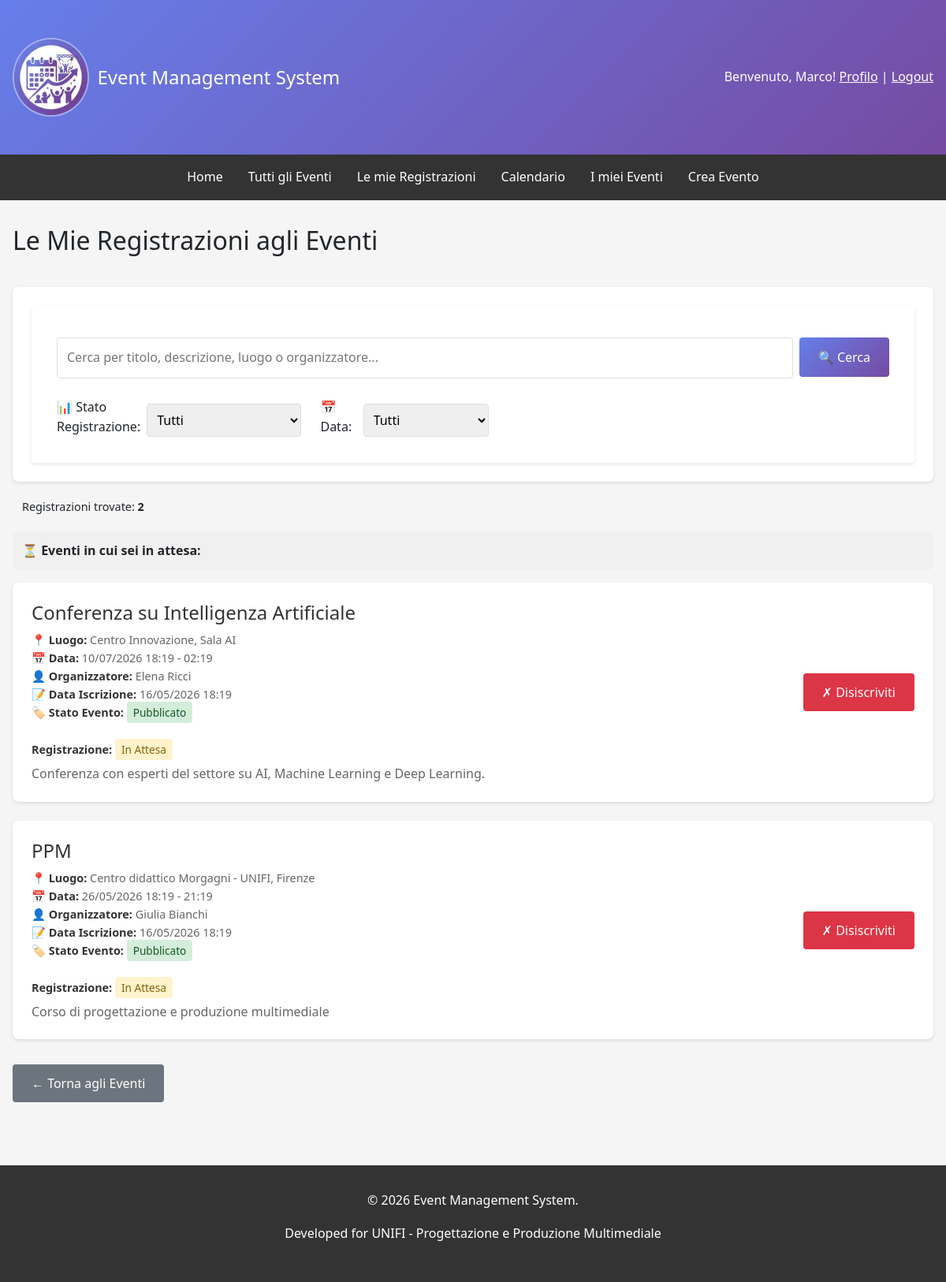
Page /events/my-registrations/ (signed in) on the committed database.
### events/models.py (models this page shows, shortened)
class EventRegistration(models.Model):
    STATUS_CHOICES = [('pending', 'In Attesa'), ('confirmed', 'Confermato'), ('cancelled', 'Annullato'), ('attended', 'Partecipato')]
    event = models.ForeignKey(Event, on_delete=models.CASCADE)
    user = models.ForeignKey(User, on_delete=models.CASCADE, related_name='event_registrations')
    status = models.CharField(max_length=15, choices=STATUS_CHOICES, default='pending')
    registered_at = models.DateTimeField(auto_now_add=True)
    updated_at = models.DateTimeField(auto_now=True)
    class Meta:
        unique_together = ('event', 'user')
        ordering = ['-registered_at']

class Event(models.Model):
    STATUS_CHOICES = [('draft', 'Bozza'), ('published', 'Pubblicato'), ('ongoing', 'In Corso'), ('completed', 'Completato'), ('cancelled', 'Annullato')]
    title = models.CharField(max_length=200, verbose_name='Titolo')
    description = models.TextField(verbose_name='Descrizione')
    organizer = models.ForeignKey(User, on_delete=models.CASCADE, related_name='organized_events', verbose_name='Organizzatore')
    location = models.CharField(max_length=255, verbose_name='Luogo')
    start_date = models.DateTimeField(verbose_name='Data e Ora Inizio')
    end_date = models.DateTimeField(verbose_name='Data e Ora Fine')
    max_attendees = models.IntegerField(null=True, blank=True, verbose_name='Numero Massimo Partecipanti')
    image = models.ImageField(upload_to='event_images/', blank=True, null=True, verbose_name='Immagine')
    status = models.CharField(max_length=15, choices=STATUS_CHOICES, default='draft', verbose_name='Stato')
    created_at = models.DateTimeField(auto_now_add=True)
    updated_at = models.DateTimeField(auto_now=True)
    deleted_at = models.DateTimeField(null=True, blank=True, verbose_name='Eliminato il')
    class Meta:
        ordering = ['-start_date']
        permissions = [('can_create_event', 'Può creare eventi'), ('can_edit_own_events', 'Può modificare i propri eventi'), ('can_delete_own_events', 'Può eliminare i propri eventi'), ('can_view_attendees', 'Può visualizzare la lista dei partecipanti')]

### events/views.py (the view, shortened to what this page needs)
# urls.py: path('my-registrations/', views.user_registrations, name='user_registrations'),
def user_registrations(request):
    if not request.user.is_authenticated:
        return redirect('users:login')
    status_filter = request.GET.get('status', 'all')
    date_filter = request.GET.get('date', 'all')
    queryset = EventRegistration.objects.filter(user=request.user).select_related('event')
    if status_filter != 'all':
        queryset = queryset.filter(status=status_filter)
    now = timezone.now()
    if date_filter == 'upcoming':
        queryset = queryset.filter(event__start_date__gte=now)
    elif date_filter == 'past':
        queryset = queryset.filter(event__end_date__lt=now)
    queryset = queryset.order_by('status', '-event__start_date')
    all_registrations = EventRegistration.objects.filter(user=request.user)
    search_query = request.GET.get('search', '')
    from django.core.paginator import Paginator
    paginator = Paginator(queryset, 10)  # 10 registrazioni per pagina
    page_number = request.GET.get('page')
    registrations_page = paginator.get_page(page_number)
    has_confirmed = any(r.status == 'confirmed' for r in registrations_page)
    has_pending = any(r.status == 'pending' for r in registrations_page)
    has_cancelled = any(r.status == 'cancelled' for r in registrations_page)
    context = {
        'registrations': registrations_page,
        'paginator': paginator,
        'title': 'Le mie registrazioni',
        'has_confirmed': has_confirmed,
        'has_pending': has_pending,
        'has_cancelled': has_cancelled,
        'status_filter': status_filter,
        'date_filter': date_filter,
        'search_query': search_query,
    }
    return render(request, 'events/user_registrations.html', context)

### templates/events/user_registrations.html (shortened to what this page needs)
{% extends 'base.html' %}
{% block content %}
<div class="organizer-header">
    <h2>Le Mie Registrazioni agli Eventi</h2>
</div>
<div class="filters-section">
    <form method="get" action="" id="filterForm">
        <div class="search-bar">
            <input type="text"
                   name="search"
                   aria-label="search_bar"
                   placeholder="Cerca per titolo, descrizione, luogo o organizzatore..."
                   value="{{ search_query }}">
            <button type="submit" class="btn btn-primary" style="max-height: 50px; transform: translateY(8px)">🔍 Cerca</button>
        </div>
        <div class="filter-group">
            <div class="filter-item">
                <label>📊 Stato Registrazione:</label>
                <select aria-label="status_filter" name="status" onchange="this.form.submit()">
                    <option value="all" {% if status_filter == 'all' or not status_filter %}selected{% endif %}>Tutti</option>
                </select>
            </div>
            <div class="filter-item">
                <label>📅 Data:</label>
                <select aria-label="date_filter" name="date" onchange="this.form.submit()">
                    <option value="all" {% if date_filter == 'all' or not date_filter %}selected{% endif %}>Tutti</option>
                </select>
            </div>
        </div>
    </form>
</div>
<div class="results-info">
    Registrazioni trovate: <strong>{{ paginator.count }}</strong>
</div>
{% if registrations %}
    {% if has_pending %}
        {% if status_filter == 'all' %}<div class="section-header">⏳ Eventi in cui sei in attesa:</div>{% endif %}
        {% for registration in registrations %}
            {% if not registration.event.deleted_at and registration.status == 'pending' %}
                <div class="event-card" onclick="window.location.href='{% url 'events:event_detail' registration.event.pk %}'" style="cursor: pointer;">
                    <div class="event-card-content">
                        <div class="event-card-info">
                            <h3 class="event-title">{{ registration.event.title }}</h3>
                            <div class="event-meta">
                                <strong>📍 Luogo:</strong> {{ registration.event.location }}<br>
                                <strong>📅 Data:</strong> {{ registration.event.start_date|date:"d/m/Y H:i" }} - {{ registration.event.end_date|date:"H:i" }}<br>
                                <strong>👤 Organizzatore:</strong> {{ registration.event.organizer.get_full_name|default:registration.event.organizer.username }}<br>
                                <strong>📝 Data Iscrizione:</strong> {{ registration.registered_at|date:"d/m/Y H:i" }}<br>
                                <strong>🏷️ Stato Evento:</strong>
                                <div class="event-status">
                                    <span style="padding: 0.25rem 0.5rem; border-radius: 4px; font-size: 0.85rem;
                                        {% if registration.event.status == 'published' %}background-color: #d4edda; color: #155724;
                                        {% elif registration.event.status == 'draft' %}background-color: #fff3cd; color: #856404;
                                        {% elif registration.event.status == 'cancelled' %}background-color: #f8d7da; color: #721c24;
                                        {% elif registration.event.status == 'completed' %}background-color: #d1ecf1; color: #0c5460;
                                        {% elif registration.event.status == 'ongoing' %}background-color: #e8d9ff; color: #4a1d8c;
                                        {% endif %}">
                                        {{ registration.event.get_status_display }}
                                    </span>
                                </div> <br>
                                <strong>Registrazione:</strong>
                                <span style="padding: 0.25rem 0.5rem; border-radius: 4px; font-size: 0.85rem; background-color: #fff3cd; color: #856404;">
                                    {{ registration.get_status_display }}
                                </span>
                            </div>
                            <p class="event-description">{{ registration.event.description|truncatewords:30 }}</p>
                        </div>
                        <div class="event-card-actions">
                            <a href="{% url 'events:event_unregister_confirm' registration.event.pk %}?next={{ request.path }}" class="btn btn-danger">✗ Disiscriviti</a>
                        </div>
                    </div>
                </div>
            {% endif %}
        {% endfor %}
    {% endif %}
{% endif %}
<div style="margin-top: 2rem;">
    <a href="{% url 'events:event_list' %}" class="btn btn-secondary">← Torna agli Eventi</a>
</div>
{% endblock %}

### templates/base.html (shortened to what this page needs)
{% load static %}
<!DOCTYPE html>
<html lang="it">
<head>
    <link href="https://cdn.jsdelivr.net/npm/bootstrap@5.3.0/dist/css/bootstrap.min.css" rel="stylesheet">
</head>
<body>
    <header>
        <div class="container">
            <div class="header-content">
                <div class="header-logo">
                    <a href="{% url 'home' %}" style="text-decoration: none; color: inherit; display: flex; align-items: center; gap: 10px;">
                        <img src="{% static 'favicon.ico' %}" alt="Event Management System Logo">
                        <h1>Event Management System</h1>
                    </a>
                </div>
                <div class="user-info">
                    {% if user.is_authenticated %}
                        <span>Benvenuto, {{ user.first_name|default:user.username }}!</span>
                        <a href="{% url 'users:profile' %}" style="color: white; text-decoration: underline;">Profilo</a> |
                        <form method="post" action="{% url 'users:logout' %}" style="display: inline; margin: 0; padding: 0; background: none; border:none; outline: none; box-shadow: none;">
                            <button type="submit" style="background: none; border: none; color: white; text-decoration: underline; cursor: pointer; padding: 0; font: inherit; outline: none; box-shadow: none;">
                                Logout
                            </button>
                        </form>
                    {% else %}
                        <a href="{% url 'users:login' %}" style="color: white; text-decoration: underline;">Login</a> |
                        <a href="{% url 'users:register' %}" style="color: white; text-decoration: underline;">Registrati</a>
                    {% endif %}
                </div>
            </div>
        </div>
    </header>
    <nav>
        <div class="nav-links">
            <a href="{% url 'home' %}">Home</a>
            <a href="{% url 'events:event_list' %}">Tutti gli Eventi</a>
            {% if user.is_authenticated %}
                {% if user.is_staff %}
                    <a href="{% url 'events:organizer_events' %}">Gestione Eventi</a>
                    <a href="{% url 'events:deleted_events' %}">Eventi Eliminati</a>
                {% else %}
                    <a href="{% url 'events:user_registrations' %}">Le mie Registrazioni</a>
                    <a href="{% url 'events:calendar_view' %}">Calendario</a>
                {% endif %}
                {% if user.profile.role == 'organizer' %}
                    <a href="{% url 'events:organizer_events' %}">I miei Eventi</a>
                    <a href="{% url 'events:event_create' %}?next={{ request.GET.next|default:request.path }}">Crea Evento</a>
                {% endif %}
            {% endif %}
        </div>
    </nav>
    <div class="container">
        {% block content %}{% endblock %}
    </div>
    <footer>
        <p>&copy; 2026 Event Management System.</p>
        <p>Developed for UNIFI - Progettazione e Produzione Multimediale</p>
    </footer>
</body>
</html>

### templates/base.html (style rules this page uses)
* { margin: 0; padding: 0; box-sizing: border-box; }
body { font-family: 'Segoe UI', Tahoma, Geneva, Verdana, sans-serif; background-color: #f5f5f5; line-height: 1.6; }
header { background: linear-gradient(135deg, #667eea 0%, #764ba2 100%); color: white; padding: 1rem 0; }
.header-logo { display: flex; align-items: center; gap: 0.75rem; }
.header-logo img { height: 100px; width: auto; border: 2px solid rgb(255 255 255 / 0.4); border-radius: 50%; }
.header-logo h1 { margin: 0; font-size: 1.5rem; }
nav { background-color: #333; padding: 0; position: sticky; top: 0; z-index: 1030; transition: all 0.3s ease; }
.nav-links { display: flex; justify-content: center; padding: 0.5rem; transition: all 0.3s ease; }
nav a { display: inline-block; color: white; text-decoration: none; padding: 0.5rem 1rem; font-size: 1rem; transition: all 0.3s ease; }
.container { max-width: 1200px; margin: 0 auto; padding: 2rem 1rem; }
.header-content { display: flex; justify-content: space-between; align-items: center; }
.btn { display: inline-block; padding: 0.75rem 1.5rem; background-color: #667eea; color: white; text-decoration: none; border-radius: 4px; border: none; cursor: pointer; font-size: 1rem; }
.btn-danger { background-color: #dc3545; }
.btn-secondary { background-color: #6c757d; }
footer { background-color: #333; color: white; text-align: center; padding: 2rem; margin-top: 3rem; }
.event-card { background: white; padding: 1.5rem; margin-bottom: 1rem; border-radius: 4px; box-shadow: 0 2px 4px rgba(0,0,0,0.1); }
.event-title { font-size: 1.5rem; margin-bottom: 0.5rem; color: #333; }
.event-meta { color: #666; font-size: 0.9rem; margin-bottom: 0.5rem; }
.event-description { color: #555; margin-bottom: 1rem; }
form { background: white; padding: 2rem; border-radius: 4px; box-shadow: 0 2px 4px rgba(0,0,0,0.1); }
label { display: block; margin-top: 1rem; font-weight: bold; }
input, textarea, select { width: 100%; padding: 0.5rem; margin-top: 0.5rem; border: 1px solid #ddd; border-radius: 4px; font-family: inherit; font-size: 1rem; }
.user-info { color: white; }

### templates/events/user_registrations.html (style rules this page uses)
.organizer-header { display: flex; justify-content: space-between; align-items: center; margin-bottom: 2rem; flex-wrap: wrap; gap: 1rem; }
.search-bar { display: flex; gap: 0.5rem; margin-bottom: 1.5rem; }
.search-bar input { flex: 1; padding: 0.75rem; border: 1px solid #ddd; border-radius: 4px; font-size: 1rem; }
.filters-section { background: white; padding: 1.5rem; border-radius: 8px; margin-bottom: 0.5rem; box-shadow: 0 2px 4px rgba(0,0,0,0.1); }
.filter-group { display: flex; flex-wrap: wrap; gap: 1.5rem; align-items: center; }
.filter-item { display: flex; align-items: center; gap: 0.5rem; }
.filter-item label { font-weight: 500; margin: 0; }
.filter-item select { padding: 0.5rem; border: 1px solid #ddd; border-radius: 4px; }
.results-info { margin-bottom: 0.5rem; padding: 0.75rem; font-size: 0.9rem; }
.event-card { background: white; border-radius: 8px; padding: 1.5rem; margin-bottom: 1.5rem; box-shadow: 0 2px 4px rgba(0,0,0,0.1); transition: transform 0.2s; }
.event-card-content { display: flex; justify-content: space-between; align-items: start; flex-wrap: wrap; gap: 1rem; }
.event-card-info { flex: 1; min-width: 200px; }
.event-title { margin: 0 0 0.5rem 0; color: #333; }
.event-meta { margin: 0.5rem 0; font-size: 0.9rem; color: #666; }
.event-meta strong { color: #333; }
.event-description { margin: 0.5rem 0 0 0; color: #666; line-height: 1.4; }
.event-card-actions { display: flex; align-self: center; flex-direction: column; gap: 0.5rem; min-width: 120px; }
.btn-primary { background: linear-gradient(135deg, #667eea 0%, #764ba2 100%); color: white; }
.btn-secondary { background: #6c757d; color: white; }
.btn-danger { background: #dc3545; color: white; }
.section-header { background-color: #f0f0f0; font-weight: bold; padding: 0.75rem; margin-bottom: 1rem; border-radius: 8px; }
.event-status { display: inline-block; flex-wrap: wrap; margin-bottom: 1.5rem; }

### rows in the picture
EventRegistration: event "Conferenza su Intelligenza Artificiale", event.location "Centro Innovazione, Sala AI", event.start_date "10/07/2026 18:19", event.end_date "02:19", event.organizer.get_full_name "Elena Ricci", registered_at "16/05/2026 18:19", event.status "Pubblicato", status "In Attesa", event.description "Conferenza con esperti del settore su AI, Machine Learning e Deep Learning."
EventRegistration: event "PPM", event.location "Centro didattico Morgagni - UNIFI, Firenze", event.start_date "26/05/2026 18:19", event.end_date "21:19", event.organizer.get_full_name "Giulia Bianchi", registered_at "16/05/2026 18:19", event.status "Pubblicato", status "In Attesa", event.description "Corso di progettazione e produzione multimediale"

### other values in the picture
{{ user.first_name|default:user.username }} "Marco"
{{ paginator.count }} "2"
